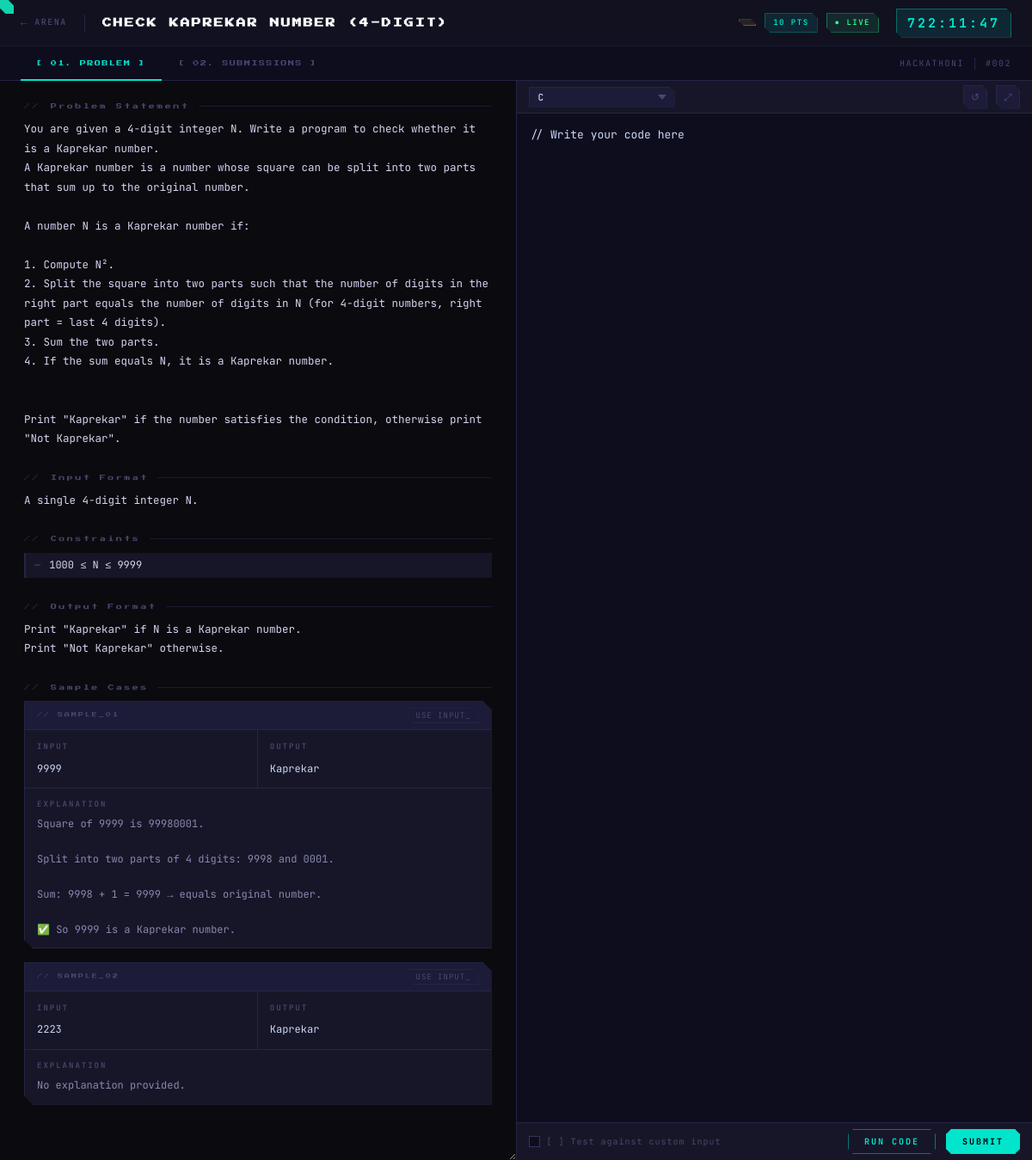
Screenshot of /contest/5/problem/2/ide/ (signed in) with the database file from the repository.
### home/models.py (models this page shows, shortened)
class Problem(models.Model):
    title = models.CharField(max_length=200)
    statement = models.TextField()
    input_format = models.TextField()
    output_format = models.TextField()
    constraints = models.TextField()
    is_special_judge = models.BooleanField(default=False,
                                           help_text="Check output via custom logic rather than exact match")
    special_judge_script = models.TextField(blank=True, null=True, help_text="Python script to validate output")
    allowed_languages = models.ManyToManyField(Language, related_name='problems')

class ContestProblem(models.Model):
    DIFFICULTY_CHOICES = [
        ('EASY', 'Easy'),
        ('MEDIUM', 'Medium'),
        ('HARD', 'Hard'),
    ]
    contest = models.ForeignKey(Contest, on_delete=models.CASCADE)
    problem = models.ForeignKey(Problem, on_delete=models.CASCADE)
    points = models.IntegerField(default=10)
    difficulty = models.CharField(max_length=10, choices=DIFFICULTY_CHOICES, default='EASY')
    class Meta:
        unique_together = ('contest', 'problem')

class Contest(models.Model):
    name = models.CharField(max_length=200)
    description = models.TextField()
    start_time = models.DateTimeField()
    end_time = models.DateTimeField()
    passkey = models.CharField(max_length=50, blank=True, null=True)
    tags = models.CharField(max_length=200, blank=True, help_text="Comma-separated tags (e.g. AI, WEB, DSA)")
    prize = models.CharField(max_length=100, blank=True, help_text="Prize pool info")
    penalty_minutes = models.IntegerField(default=10, help_text="Penalty in minutes added per wrong submission")
    problems = models.ManyToManyField(Problem, through='ContestProblem', related_name='contests')

class TestCase(models.Model):
    problem = models.ForeignKey(Problem, on_delete=models.CASCADE, related_name='testcases')
    input_data = models.TextField(help_text="Input given to the student's program")
    expected_output = models.TextField(help_text="What the program should return")
    is_sample = models.BooleanField(default=False, help_text="Visible to students for debugging")
    explanation = models.TextField(blank=True, null=True, help_text="Explanation for sample cases")

### home/views.py (the view)
# urls.py: path('contest/<int:contest_id>/problem/<int:problem_id>/ide/', views.problem_ide_view, name='problem_ide'),
@login_required
def problem_ide_view(request, contest_id, problem_id):
    contest = get_object_or_404(Contest, id=contest_id)
    cp = get_object_or_404(ContestProblem, contest=contest, problem__id=problem_id)
    problem = cp.problem
    now = timezone.now()
    UserProblemSession.objects.get_or_create(user=request.user, contest=contest, problem=problem)
    if now < contest.start_time:
        contest_status = 'UPCOMING'
    elif now > contest.end_time:
        contest_status = 'ENDED'
    else:
        contest_status = 'LIVE'
    contest_problem_ids = list(
        ContestProblem.objects.filter(contest=contest)
        .order_by('id')
        .values_list('problem_id', flat=True)
    )
    try:
        problem_number = contest_problem_ids.index(problem.id) + 1
    except ValueError:
        problem_number = 1
    raw_constraints = problem.constraints or ''
    constraint_lines = [line.strip() for line in raw_constraints.splitlines() if line.strip()]
    if len(constraint_lines) <= 1 and ';' in raw_constraints:
        constraint_lines = [line.strip() for line in raw_constraints.split(';') if line.strip()]
    sample_cases = problem.testcases.filter(is_sample=True).order_by('id')
    allowed_languages_qs = problem.allowed_languages.all().order_by('name')
    if not allowed_languages_qs.exists():
        allowed_languages_qs = Language.objects.all().order_by('name')
    allowed_languages = list(allowed_languages_qs)
    import json
    stubs_dict = {}
    for stub in problem.stubs.select_related('language'):
        stubs_dict[stub.language.slug] = stub.starter_code
    code_stubs_json = json.dumps(stubs_dict)
    context = {
        'contest': contest,
        'problem': problem,
        'contest_problem': cp,
        'contest_status': contest_status,
        'contest_end_unix': int(contest.end_time.timestamp()),
        'problem_number': problem_number,
        'constraint_lines': constraint_lines,
        'sample_cases': sample_cases,
        'allowed_languages': allowed_languages,
        'code_stubs_json': code_stubs_json,
    }
    return render(request, 'home/problem_ide.html', context)

### home/templates/home/problem_ide.html (shortened to what this page needs)
{% extends "home/base.html" %}
{% block content %}
<header class="page-header">
  <a class="header-back" href="{% url 'contest_lobby' contest.id %}">
    <span class="arr">←</span>
    <span>ARENA</span>
  </a>
  <h1 class="header-title">
    <span class="accent">{{ problem.title|upper }}</span>
  </h1>
  <div class="header-meta">
    <span class="meta-badge badge-diff">
    </span>
    <span class="meta-badge badge-pts">{{ contest_problem.points }} PTS</span>
    <span
      class="meta-badge badge-status {% if contest_status == 'UPCOMING' %}badge-status-upcoming{% elif contest_status == 'ENDED' %}badge-status-ended{% endif %}">●
      {{ contest_status }}</span>
  </div>
  <div class="header-timer" id="pageTimer">02:14:55</div>
</header>
<div class="tab-bar" role="tablist">
  <button class="tab-btn active" data-tab="problem" role="tab" aria-selected="true">
    [ 01. PROBLEM ]
  </button>
  <button class="tab-btn" data-tab="submissions" role="tab" aria-selected="false">
    [ 02. SUBMISSIONS ]
  </button>
  <div class="tab-spacer"></div>
  <div class="tab-bar-right">
    <span>{{ contest.name|upper }}</span>
    <span>#{{ problem_number|stringformat:"03d" }}</span>
  </div>
</div>
<div class="content-area">
  <div class="tab-panel active" id="panel-problem">
    <div class="briefing">
      <div class="briefing-scroll" id="briefingScroll">
        <div class="briefing-section">
          <div class="section-label">Problem Statement</div>
          <div class="problem-text">
            {{ problem.statement|default:"Problem statement not available."|linebreaksbr }}
          </div>
        </div>
        <div class="briefing-section">
          <div class="section-label">Input Format</div>
          <div class="problem-text">
            {{ problem.input_format|default:"Input format not provided."|linebreaksbr }}
          </div>
        </div>
        <div class="briefing-section">
          <div class="section-label">Constraints</div>
          <ul class="constraint-list">
            {% if constraint_lines %}
            {% for constraint in constraint_lines %}
            <li>{{ constraint }}</li>
            {% endfor %}
            {% else %}
            <li>No constraints provided.</li>
            {% endif %}
          </ul>
        </div>
        <div class="briefing-section">
          <div class="section-label">Output Format</div>
          <div class="problem-text">
            {{ problem.output_format|default:"Output format not provided."|linebreaksbr }}
          </div>
        </div>
        <div class="briefing-section">
          <div class="section-label">Sample Cases</div>
          {% if sample_cases %}
          {% for sample in sample_cases %}
          <div class="sample-block">
            <div class="sample-header">
              <span class="sample-id">// SAMPLE_{{ forloop.counter|stringformat:"02d" }}</span>
              {% if sample.input_data %}
              <button class="sample-copy-btn" onclick="copyToEditor('{{ sample.input_data|escapejs }}', this)">USE
                INPUT_</button>
              {% else %}
              <button class="sample-copy-btn" onclick="copyToEditor('', this)">USE INPUT_</button>
              {% endif %}
            </div>
            <div class="sample-io">
              <div class="sample-col">
                <div class="sample-col-label">Input</div>
                <pre class="sample-code">{{ sample.input_data|default_if_none:'' }}</pre>
              </div>
              <div class="sample-col">
                <div class="sample-col-label">Output</div>
                <pre class="sample-code">{{ sample.expected_output|default_if_none:'' }}</pre>
              </div>
            </div>
            <div class="sample-explanation">
              <div class="sample-explanation-label">Explanation</div>
              <p class="sample-explanation-text">
                {% if sample.explanation %}
                {{ sample.explanation|linebreaksbr }}
                {% else %}
                No explanation provided.
                {% endif %}
              </p>
            </div>
          </div>
          {% endfor %}
          {% else %}
          <p class="problem-text">No sample cases available for this problem.</p>
          {% endif %}
        </div>
      </div>
    </div>
    <div class="execution" id="executionPanel">
      <div class="exec-topbar">
        <select class="lang-select" id="langSelect">
          {% for lang in allowed_languages %}
          <option value="{{ lang.slug }}" data-ace-mode="{{ lang.ace_mode }}">{{ lang.name }}</option>
          {% empty %}
          <option value="plain" data-ace-mode="text">Plain Text</option>
          {% endfor %}
        </select>
        <div style="position:relative;">
          <button class="icon-btn" title="Reset Code" id="resetBtn" onclick="resetCode()">↺</button>
        </div>
        <div style="position:relative;">
          <button class="icon-btn" title="Expand Editor" id="expandBtn" onclick="toggleExpand()">⤢</button>
        </div>
      </div>
      <div class="editor-area">
        <textarea class="code-editor code-editor-fallback" id="codeEditorFallback" spellcheck="false" autocorrect="off"
          autocapitalize="off" placeholder="# Write your solution here..."></textarea>
      </div>
      <div class="exec-bottombar">
        <label class="custom-input-toggle" onclick="toggleCustomInput()">
          <div class="custom-cb" id="customCb"></div>
          <span class="custom-input-label">[ ] Test against custom input</span>
        </label>
        <button class="btn-run" id="btnRun" onclick="runCode()">RUN CODE</button>
        <button class="btn-submit" id="btnSubmit" onclick="submitCode()">SUBMIT</button>
      </div>
    </div>
  </div>
</div>
{% endblock %}

### home/static/home/css/style.css (style rules this page uses)
:root { --obsidian: #0a0a0f; --deep: #0d0d1a; --surface: #111120; --card: #16162a; --border: #2a2a4a; --cyan: #00ffe5; --cyan-dim: #00ffe540; --purple: #7b2fff; --purple-dim: #7b2fff30; --lava: #ff5c1a; --green: #39ff14; --white: #e8e8ff; --muted: #6b6b9a; --pixel: 4px; }
* { margin: 0; padding: 0; box-sizing: border-box; }
html { scroll-behavior: smooth; }
body { background: var(--obsidian); color: var(--white); font-family: 'JetBrains Mono', monospace; overflow-x: hidden; cursor: none; }
.section-label { font-family: 'Press Start 2P', monospace; font-size: 9px; color: var(--purple); letter-spacing: 4px; margin-bottom: 16px; display: flex; align-items: center; gap: 12px; }
.section-label::before { content: '//'; color: var(--muted); }

### rows the page displays
Problem: title "CHECK KAPREKAR NUMBER (4-DIGIT)", statement "You are given a 4-digit integer N. Write a program to check whether it is a Kaprekar number. A Kaprekar number is a number whose square can be split into two parts that sum up to the original number. A number N is a Kaprekar number if: 1. Compute N². 2. Split the square into two parts such that the number of digits in the right part equals the number of digits in N (for 4-digit numbers, right part = last 4 digits). 3. Sum the two parts. 4. If the sum equals N, it is a Kaprekar number. Print \"Kaprekar\" if the number satisfies the condition, otherwise print \"Not Kaprekar\".", input_format "A single 4-digit integer N.", constraint_lines "1000 ≤ N ≤ 9999", output_format "Print \"Kaprekar\" if N is a Kaprekar number. Print \"Not Kaprekar\" otherwise."
ContestProblem: points "10"
Contest: name "HACKATHONI"
TestCase: input_data "9999", expected_output "Kaprekar", explanation "Square of 9999 is 99980001. Split into two parts of 4 digits: 9998 and 0001. Sum: 9998 + 1 = 9999 → equals original number. ✅ So 9999 is a Kaprekar number."
TestCase: input_data "2223", expected_output "Kaprekar", explanation "No explanation provided."

### other values shown
{{ contest_status }} "LIVE"
{{ problem_number|stringformat:"03d" }} "002"
form field value "C"
